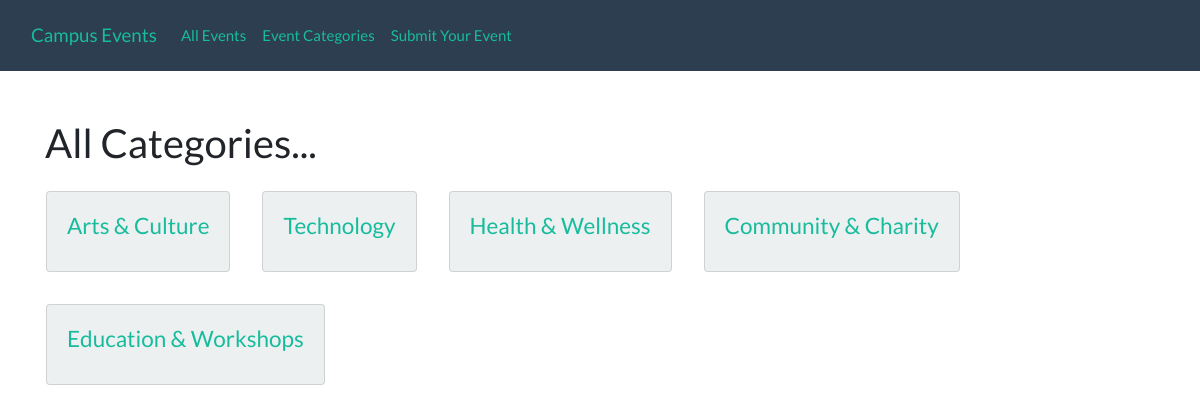
Page /categories/ on the committed database.
### events_app/models.py (models this page shows, shortened)
class Category(models.Model):
    name = models.CharField(max_length=100, unique=True)
    description = models.TextField(blank=True, null=True)

### events_app/views.py (the view)
# urls.py: path('categories/', views.category_list, name='categories'),
def category_list(request):
    queryResultSet = Category.objects.all()
    return render(request, 'category_list.html',{'categories': queryResultSet})

### events_app/templates/category_list.html
{% extends 'base.html' %}
{% block content %}
    <div class="row mt-5">
          <div class="col-lg-12">
            <h2>All Categories...</h2>
          </div>
    </div>
    <div class="row">
        {% if categories.count > 0 %}
    	    {% for category in categories %}
                <a href="{% url 'category_events' category_id=category.id %}">
                    <div class="card bg-light mb-3 m-3" style="max-width: 20rem;">
                        <div class="card-body">
                            <h4 class="card-title">{{ category.name }}</h4>
                        </div>
                    </div>
                </a>
            {% endfor %}
        {% else %}
           <div class="col-lg-12">
           <br />
                <p>No events to show. You can submit your own events.</p>
            </div>
        {% endif %}
    </div>
{% endblock %}

### rows in the picture
Category: name "Arts & Culture"
Category: name "Technology"
Category: name "Health & Wellness"
Category: name "Community & Charity"
Category: name "Education & Workshops"
